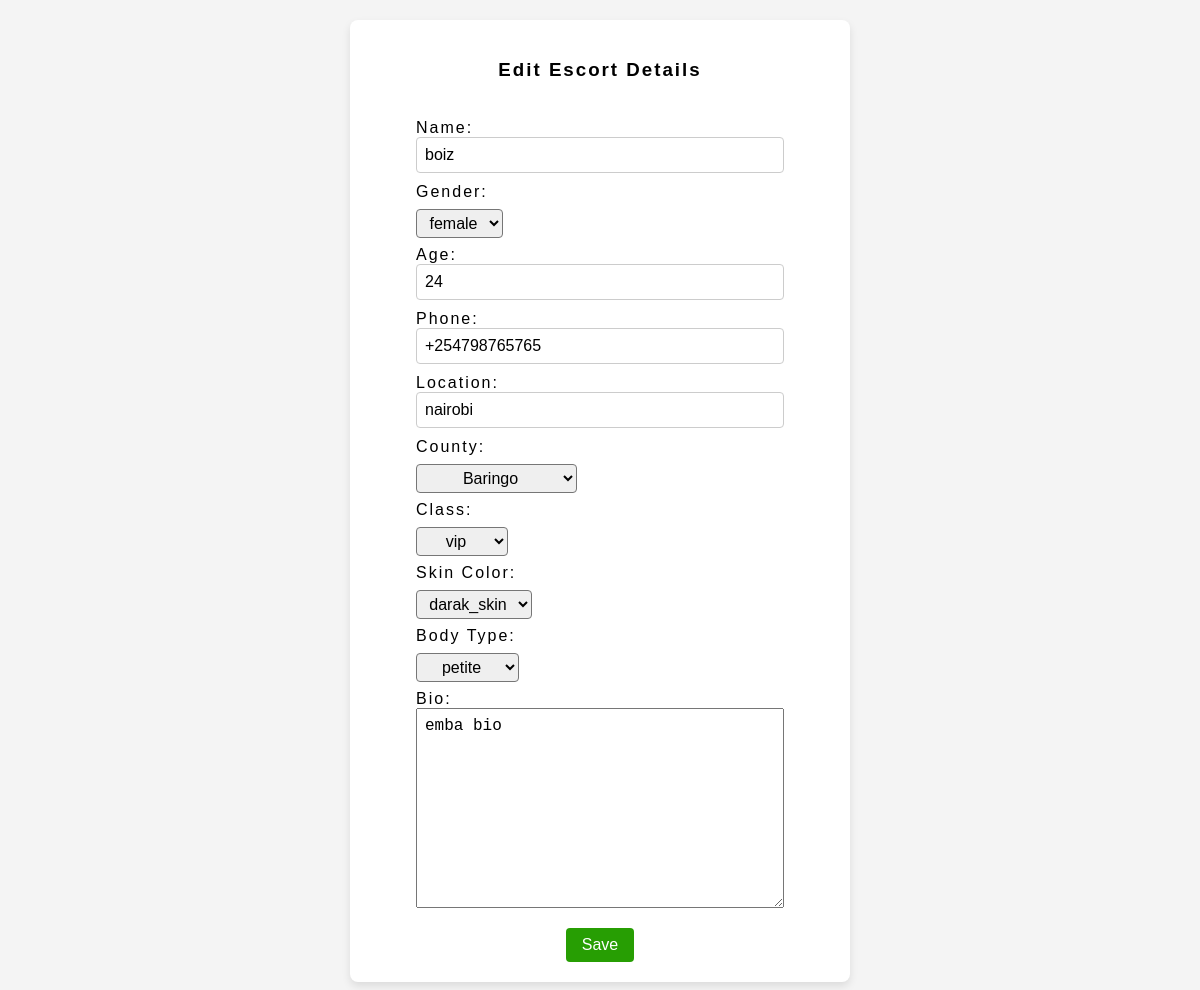
Screenshot of /testnet/+254798765765/edit/ (signed in) with the database file from the repository.
### escorts/models.py (models this page shows, shortened)
class Escort(models.Model):
    name = LowercaseTextField(max_length=50)
    gender = LowercaseTextField(max_length=20)
    age = models.IntegerField()
    location = LowercaseTextField(max_length=50)
    address = LowercaseTextField(max_length=100, null=True, default=None, blank=True)
    phone_number = models.CharField(max_length=15, primary_key=True)
    skin_color = LowercaseTextField(max_length=100, null=True, default='chocolate', blank=False)
    body_type = LowercaseTextField(max_length=100, null=True, default='curvy', blank=True)
    escort_class = LowercaseTextField(max_length=100, null=True, default='vip', blank=True)
    created_by = models.ForeignKey(User, on_delete=models.SET_NULL, null=True, blank=True, related_name='escorts')
    date_created = models.DateTimeField(auto_now_add=True, null=True)
    bio = models.TextField(max_length=110, null=True, blank=False, default=None)
    county = models.ForeignKey(County, on_delete=models.SET_NULL, related_name='escorts', null=True, default=None, blank=True)
    town = models.ForeignKey(Town, on_delete=models.SET_NULL, related_name='escorts', null=True, default=None)

### escorts/views.py (the view)
# urls.py: path('<str:phone_number>/edit/', views.edit_escort_details, name='edit_details'),
@login_required
def edit_escort_details(request, phone_number):
    escort = Escort.objects.filter(phone_number=phone_number, created_by=request.user).first()
    print(escort.created_by)
    if request.method == 'POST':
        county_name = request.POST['county_name']
        county = County.get(county_name=county_name)
        form = CreateEscortForm(request.POST, instance=escort)
        if form.is_valid():
            form.instance.county = county
            form.instance.created_by = request.user
            form.save()
            return redirect('escorts:profile', phone_number=phone_number)
        return HttpResponse('INVALID FORM')
    else:
        form = CreateEscortForm(instance=escort)
    context = {'form': form, 'escort': escort}
    return render(request, 'escorts/edit_details.html', context)

### escorts/templates/escorts/edit_details.html (shortened to what this page needs)
<!DOCTYPE html>
<html lang="en">
<head>
    {% load static %}
    {% block stylesheet%}
    <link rel="stylesheet" href="{% static 'escorts/index.css' %}">
    <link rel="stylesheet" href="{% static 'users/account.css' %}">
    {% endblock %}
</head>
<body>
    <section id="view-escort" class="manage-escorts">
        <div id="escorts-details">
            <form action="{% url 'escorts:edit_details' escort.phone_number %}" method="POST" class="escort-summary flex-column">
                <h3>Edit Escort Details</h3>
                <div class="flex-column escort-wrapper">
                    <div class="details-wrapper flex-column">
                        <label for="escort-name">Name:</label>
                        {{ form.name}}
                        <label for="escort-gender">Gender:</label>
                        {{ form.gender}}
                        <label for="age">Age:</label>
                        {{ form.age}}
                        <label for="phone">Phone:</label>
                        {{ form.phone_number}}
                        <label for="location">Location:</label>
                        {{ form.location }}
                        <label for="county">County:</label>
                        {{ form.county_name }}
                        <label for="class">Class:</label>
                        {{ form.escort_class }}
                        <label for="skin-color">Skin Color:</label>
                        {{ form.skin_color }}
                        <label for="body-type">Body Type:</label>
                        {{ form.body_type }}
                        <label for="bio">Bio:</label>
                        {{ form.bio }}
                    </div>
                </div>
                <div class="buttons-wrapper">
                    <button type="submit" class="medium-green-button">Save</button>
                </div>
            </form>
        </div>
    </section>
</body>
</html>

### escorts/static/escorts/index.css (style rules this page uses)
:root { --dark-red: #5e0307; --light-red: #f5252f; --background-green: #279e03; --purple: #bf047e; --light-purple: #f799d6; --pink-background: #fae6f3; --purple-gray: #5e4455; --white: white; --black: black; }
body { margin: 0; letter-spacing: 2px; }

### users/static/users/account.css (style rules this page uses)
:root { --dark-red: #5e0307; --light-red: #f5252f; --background-green: #279e03; --purple: #bf047e; --light-purple: #f799d6; --pink-background: #fae6f3; --purple-gray: #5e4455; --white: white; --black: black; --background-light: #f4f4f4; --hover-green: #2e7d03; }
html { width: 100vw; }
body { font-family: sans-serif; margin: 0; padding: 0; display: flex; flex-direction: column; gap: 0px; justify-content: space-between; align-items: center; min-height: 100vh; width: 100vw; background-color: #f4f4f4; }
.manage-escorts { display: flex; flex-direction: column; justify-content: center; align-items: center; gap: 24px; width: 90%; height: 100%; background-color: var(--background-light); }
#escorts-details { display: flex; flex-direction: column; justify-content: center; align-items: center; gap: 16px; width: 100%; height: 100%; padding: 20px 0 20px 0; background-color: var(--background-light); padding: 20px; }
.escort-summary { padding: 20px; background-color: var(--white); border-radius: 8px; box-sizing: border-box; box-shadow: 0 4px 8px rgba(0, 0, 0, 0.1); width: 90%; max-width: 500px; align-items: center; }
.flex-column { display: flex; flex-direction: column; }
.escort-wrapper { display: flex; flex-direction: column; justify-content: center; align-items: center; gap: 24px; width: 80%; height: 80%; padding: 20px 0 20px 0; }
.details-wrapper { display: flex; flex-direction: column; align-items: flex-start; box-sizing: border-box; width: 100%; }
textarea { box-sizing: border-box; padding: 8px; min-height: fit-content; font-size: 16px; height: 200px; width: 100%; }
.form-input { width: 100%; padding: 8px; border: 1px solid #ccc; border-radius: 4px; margin-bottom: 10px; font-size: 16px; box-sizing: border-box; }
.buttons-wrapper { display: flex; flex-direction: row; justify-content: center; align-items: center; gap: 32px; width: 50%; height: 50%; min-width: 200px; }
.medium-green-button { background-color: var(--background-green); color: var(--white); padding: 8px 16px; border-radius: 4px; font-size: 16px; border: none; cursor: pointer; transition: background-color 0.3s ease; }
select { font-size: 16px; padding: 4px 8px; border-radius: 4px; margin-top: 8px; margin-bottom: 8px; text-align: center; display: flex; }

### rows the page displays
Escort: name "boiz", gender "female", age "24", phone_number "+254798765765", location "nairobi", escort_class "vip", skin_color "darak_skin", body_type "petite", bio "emba bio"
